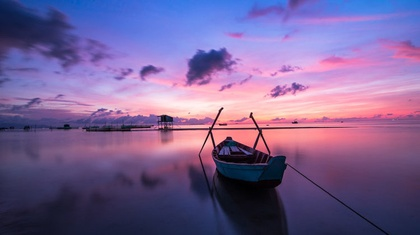
%> input picture copyright-free-images-750x420.jpg, 420 x 235 px, shrunk from 750 x 420 before the run
$ octave Project1_Part1.m   (GNU Octave 9; MATLAB toolbox functions it lacks are replaced by stand-ins)
%> lines starting %> are read from the running program, lines starting %| are printed output that depends on the picture
% Author: Luke Redwine
% Date: 09/05/2022
% Class: ECE 8473 - Digital Image Processing
% Project 1 - Part 1

clc
clear all
close all

% Only allow jpg files to be selected
file = uigetfile('*.jpg;*.png','Select a File');
%> the answer given: copyright-free-images-750x420.jpg

% Determine if a file was selected
% If it was not, exit the code
if isequal(file,0)
    disp('File required for execution. Exiting...');
    return
else
    disp('File Selected');
    raw_image = imread(file);
%> raw_image is the input picture: size 235x420x3 uint8; mean R, G, B 120.3, 97.7, 146.9
end

if size(raw_image, 3) == 1
    disp("Image is already grayed")
    grayed_image = raw_image;
else
    disp("Image must be grayed")
    grayed_image = double(raw_image);
    grayed_image = (0.2989 *raw_image(:,:,1) + 0.5870 *raw_image(:,:,2) + 0.1140 *raw_image(:,:,3));
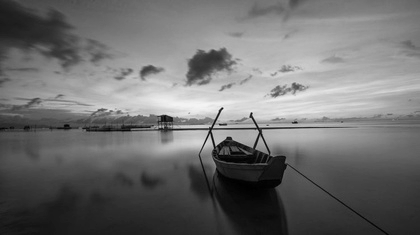
%> grayed_image: size 235x420 uint8; min 0, max 244, mean 110.1
end

% Establish figure for the images
figure;

% Plot for pre-equalization image
subplot(2,2,1);
imshow(grayed_image);
title('Gray Image (a)');

% Plot for pre-equalization histogram
subplot(2,2,3);
imhist(grayed_image);
title('Gray Image Histogram (c)');
xlabel("Intensity Values");
ylabel("Number of Pixels");

% Gather the rows and columns of the grayed image
rows = size(grayed_image, 1);
%> rows = 235
columns = size(grayed_image, 2);
%> columns = 420

% Get the total number of pixels in the image
pixels = rows * columns;
%> pixels = 98700

% Create blank arrays for frequency of occurance, pdf, cdf, and sk function
frequency = zeros(256,1);
pdf = zeros(256,1);
cdf = zeros(256,1);
sk_function = zeros(256,1);

% Examine the intensity of the pixels individually. Use the frequency of
% occurance over the total number of pixels to determine the pdf
for i = 1:rows
    for j = 1:columns
        pixel_value = grayed_image(i,j);
        % Add one to the pixel value so no value is zero
        frequency(pixel_value+1) = frequency(pixel_value+1)+1;
        pdf(pixel_value+1) = frequency(pixel_value+1)/pixels;
    end
end
%> after the loop, frequency = 256 values, max 822 at index 41, min 0 at index 246, mean 385.5; pdf = 256 values, max 0.00833 at index 41, min 0 at index 246, mean 0.00391

sum = 0;

% Apply the pdf over the frequency array to create the cdf. Divide the
% total number of pixels traversed over the total number of pixels to
% create the CDF. Then multiply the value at i by the light levels and
% round so it displays correctly
for i = 1:size(pdf)
    sum = sum + frequency(i);
    cdf(i) = sum/pixels;
    sk_function(i) = round(cdf(i)*256);
end
%> this loop made 256 passes
%> sum on passes 1 to 3: 17, 84, 186
%> after the loop, cdf = 256 values from 0.000172 to 1; sk_function = 256 values from 0 to 256; sum = 98700

% Apply the acquired sk function to the image
for i = 1:rows
    for j = 1:columns
        resultant_image(i, j) = sk_function(grayed_image(i,j)+1);
    end
end
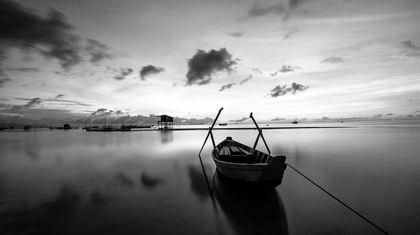
%> resultant_image: size 235x420 double; min 0, max 256, mean 128.6; drawn with min black and max white

% Plot for post-equalization image
subplot(2,2,2);
imshow(uint8(resultant_image));
title("Resultant Image (b)");

% Plot for post-equalization histogram
subplot(2,2,4);
imhist(uint8(resultant_image));
title('Resultant Image Histogram (d)');
xlabel("Intensity Values");
ylabel("Number of Pixels");
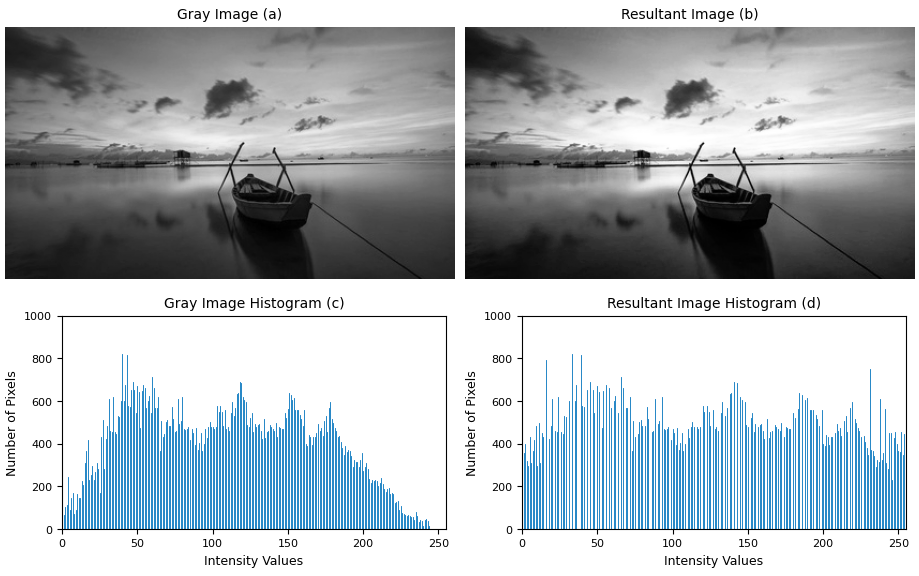
%> figure redrawn from the program's plot data, 4 panels

$ run again, on bird.jpg
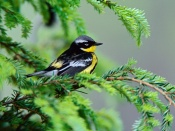
%> input picture bird.jpg, 175 x 131 px
%> raw_image is the input picture: size 131x175x3 uint8; mean R, G, B 109.2, 143.9, 98.4
%> `grayed_image = (0.2989 *raw_image(:,:,1) + 0.5870 *raw_image(:,:,2) + ..`:
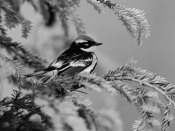
%> grayed_image: size 131x175 uint8; min 2, max 232, mean 128.3
%> after the loop `for i = 1:rows`: frequency = 256 values, max 614 at index 149, min 0 at index 1, mean 89.55; pdf = 256 values, max 0.0268 at index 149, min 0 at index 1, mean 0.00391
%> the loop `for i = 1:size(pdf)` made 256 passes
%> sum on passes 1 to 3: 0, 0, 5
%> after the loop `for i = 1:size(pdf)`: cdf = 256 values from 0 to 1; sk_function = 256 values from 0 to 256; sum = 22925
%> `ylabel("Number of Pixels");`:
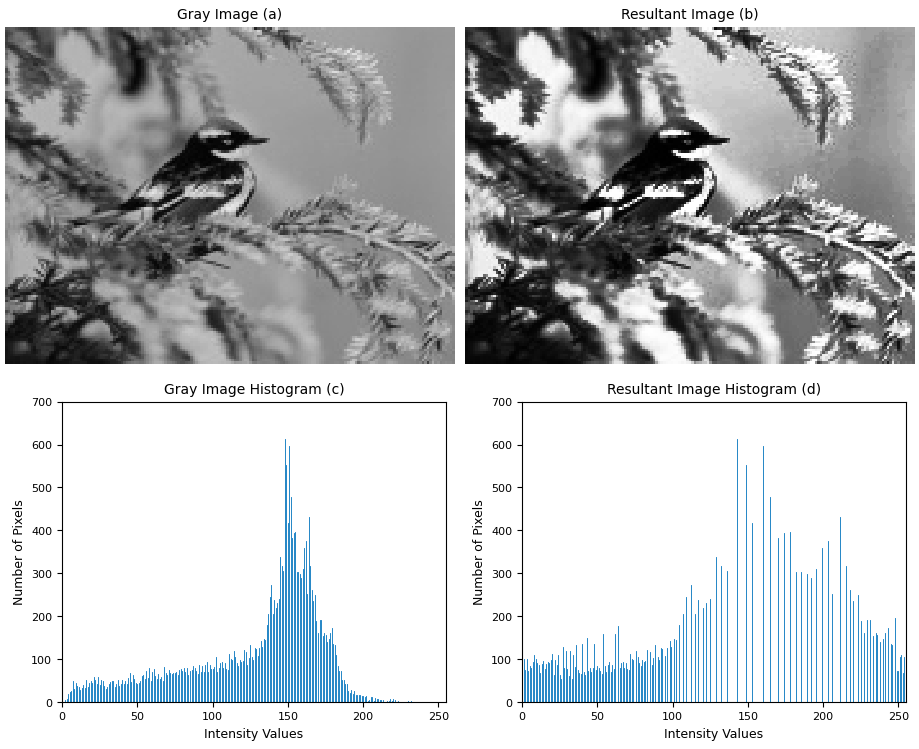
%> figure redrawn from the program's plot data, 4 panels
